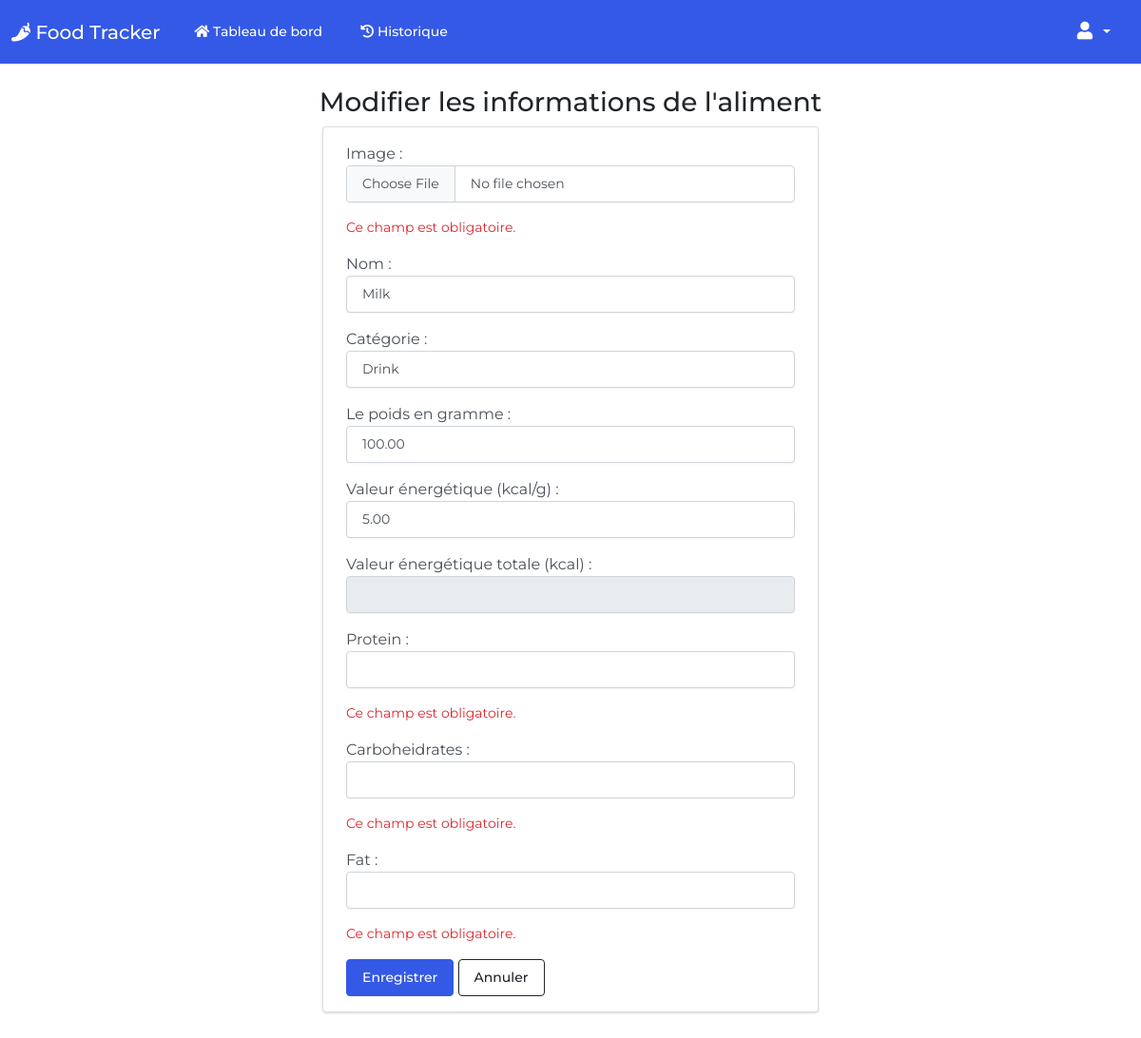
Page /aliments/edit/5 (signed in) on the committed database.
### foodtracker/models.py (models this page shows, shortened)
class Aliment(models.Model):
    image = models.ImageField(upload_to='images/')
    name = models.CharField(max_length=255)
    category = models.ForeignKey(AlimentCategory, null=True, on_delete=models.SET_NULL, related_name='aliments')
    weight_g = models.DecimalField(max_digits=8, decimal_places=2)
    energy_value = models.DecimalField(max_digits=8, decimal_places=2)
    total_energy_value = models.DecimalField(max_digits=8, decimal_places=2, null=True)
    protein =  models.DecimalField(max_digits=7, decimal_places=2)
    carboheidrates = models.DecimalField(max_digits=7, decimal_places=2)
    fat = models.DecimalField(max_digits=7, decimal_places=2)
    class Meta:
        db_table = 'aliments'

### foodtracker/views.py (the view)
# urls.py: path('aliments/edit/<int:pk>', views.aliment_edit_view, name='aliment_edit'),
@login_required
def aliment_edit_view(request, pk):
    try:
        aliment = Aliment.objects.get(pk=pk)
        if request.method == 'POST':
            form = AlimentForm(request.POST, request.FILES)
            if form.is_valid():
                ...
            else:
                return render(request, 'aliment_edit.html', {
                    'aliment': aliment,
                    'form': form,
                })
        else:
            form = AlimentForm({
                'image': aliment.image,
                'name': aliment.name,
                'category': aliment.category,
                'weight_g': aliment.weight_g,
                'energy_value': aliment.energy_value,
                'total_energy_value': aliment.weight_g * aliment.energy_value,
            })
            return render(request, 'aliment_edit.html', {
                'aliment': aliment,
                'form': form,
            })
    except Aliment.DoesNotExist:
        messages.error(request, "L'aliment n'existe pas")
        return redirect(reverse('aliments'))

### foodtracker/forms.py
class AlimentForm(forms.Form):
    image = forms.ImageField(label='Image')
    name = forms.CharField(label='Nom')
    category = forms.ModelChoiceField(label='Catégorie', queryset=AlimentCategory.objects.all())
    weight_g = forms.DecimalField(label='Le poids en gramme')
    energy_value = forms.DecimalField(label='Valeur énergétique (kcal/g)')
    total_energy_value = forms.DecimalField(label='Valeur énergétique totale (kcal)', disabled=True, required=False)
    protein =  forms.DecimalField(label="Protein")
    carboheidrates = forms.DecimalField(label="Carboheidrates")
    fat = forms.DecimalField(label="Fat")
    def __init__(self, *args, **kwargs):
        super().__init__(*args, **kwargs)
        for visible in self.visible_fields():
            visible.field.widget.attrs['class'] = 'form-control'

### foodtracker/models.py (called while the page is built)
    def __str__(self):
        return self.name

### templates/aliment_edit.html (shortened to what this page needs)
{% extends 'base.html' %}
{% block body %}
<div class='py-4 mt-auto'>
    <div class='container px-4'>
        <!-- {% if success %}
        <br>
        <div class='alert alert-dismissible alert-success' role='alert'>
            <button type='button' class='btn-close' data-bs-dismiss='alert'></button>
            The new food item added successfully.
        </div>
        {% else %} -->
        <div class='d-flex justify-content-center'>
            <h3>Modifier les informations de l'aliment</h3>
        </div>
        <div class='row'>
            <div class='col-lg-6 offset-lg-3'>
                <div class='card bg-secondary mb-3'>
                    <div class='card-body'>
                        <div class='form-group'>
                            <form action="{% url 'aliment_edit' pk=aliment.id %}" method='POST'>
                                <div class='form-group'>
                                    {% for field in form %}
                                    <p>
                                        {{ field.label_tag }} {{ field }}
                                        {% for error in field.errors %}
                                    <div id="emailHelp" class="form-text text-danger">{{ error }}</div>
                                    {% endfor %}
                                    </p>
                                    {% endfor %}
                                    <button type='submit' class='btn btn-primary'>Enregistrer</button>
                                    <a href="{% url 'aliments' %}" class='btn btn-outline-dark'>Annuler</a>
                                </div>
                            </form>
                        </div>
                    </div>
                </div>
            </div>
        </div>
        {% endif %}
    </div>
</div>
{% endblock body %}

### static/css/styles.css (style rules this page uses)
html { position: relative; min-height: 100%; }
body { margin: 0 0 90px; font-family: 'Montserrat', sans-serif !important; }

### rows in the picture
Aliment: form "Milk" "Drink" "100.00" "5.00"

### other values in the picture
{{ field.label_tag }} "Image :" "Nom :" "Catégorie :" "Le poids en gramme :" "Valeur énergétique (kcal/g) :" "Valeur énergétique totale (kcal) :" "Protein :" "Carboheidrates :" "Fat :"
{{ error }} "Ce champ est obligatoire." "Ce champ est obligatoire." "Ce champ est obligatoire." "Ce champ est obligatoire."
